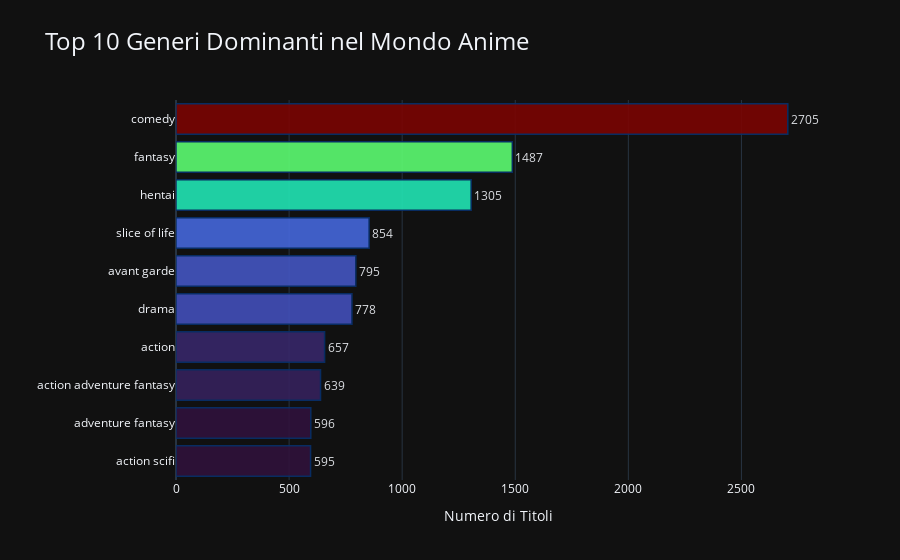

Notebook code cell kept with this figure:
### Markdown cell above
# E per quanto riguarda i generi?
Dopo aver buttato l'occhio sui titoli più famosi non possiamo non interrogarci su quali siano i generi predominanti anche perchè la domanda alla quale vogliamo rispondere è:  
**Gli anime sono cartoni per bambini o trattano anche argomenti per adulti?**

### Code cell
# 1. Pulizia e conteggio rapido con Pandas (molto più veloce del ciclo for)
genre_counts = details_df['genres'].str.split(', ').explode().str.strip("[]'\" ").value_counts().head(10).reset_index()
genre_counts.columns = ['Genere', 'Conteggio']

# 2. Creazione del grafico moderno
plt = px.bar(genre_counts, 
             x='Conteggio', 
             y='Genere', 
             orientation='h',
             color='Conteggio',
             color_continuous_scale='Turbo', # Scala cromatica vibrante e moderna
             text='Conteggio',               # Mostra il numero sulla barra
             title='Top 10 Generi Dominanti nel Mondo Anime',
             template='plotly_dark')

# 3. Tuning estetico
plt.update_layout(
    yaxis={'categoryorder':'total ascending'}, # I più comuni in alto
    xaxis_title="Numero di Titoli",
    yaxis_title="",
    title_font_size=24,
    coloraxis_showscale=False,  # Pulizia: rimuoviamo la barra della legenda colore
    margin=dict(l=100)          # Spazio per i nomi dei generi
)

plt.update_traces(
    textposition='outside', 
    marker_line_color='rgb(8,48,107)', # Bordo sottile per definire le barre
    marker_line_width=1.5, 
    opacity=0.9
)

plt.show()

### Figure 1 — Plotly figure (JSON) as saved in the notebook; plotly's stock layout.template omitted (floating-point values rounded to 4 significant figures)
{"data": [{"hovertemplate": "Conteggio=%{marker.color}<br>Genere=%{y}<extra></extra>", "legendgroup": "", "marker": {"color": [2705, 1487, 1305, 854, 795, 778, 657, 639, 596, 595], "coloraxis": "coloraxis", "line": {"color": "rgb(8,48,107)", "width": 1.5}, "pattern": {"shape": ""}}, "name": "", "opacity": 0.9, "orientation": "h", "showlegend": false, "text": [2705.0, 1487.0, 1305.0, 854.0, 795.0, 778.0, 657.0, 639.0, 596.0, 595.0], "textposition": "outside", "type": "bar", "x": [2705, 1487, 1305, 854, 795, 778, 657, 639, 596, 595], "xaxis": "x", "y": ["comedy", "fantasy", "hentai", "slice of life", "avant garde", "drama", "action", "action adventure fantasy", "adventure fantasy", "action scifi"], "yaxis": "y"}], "layout": {"barmode": "relative", "coloraxis": {"colorbar": {"title": {"text": "Conteggio"}}, "colorscale": [[0, "#30123b"], [0.07143, "#4145ab"], [0.1429, "#4675ed"], [0.2143, "#39a2fc"], [0.2857, "#1bcfd4"], [0.3571, "#24eca6"], [0.4286, "#61fc6c"], [0.5, "#a4fc3b"], [0.5714, "#d1e834"], [0.6429, "#f3c63a"], [0.7143, "#fe9b2d"], [0.7857, "#f36315"], [0.8571, "#d93806"], [0.9286, "#b11901"], [1, "#7a0402"]], "showscale": false}, "legend": {"tracegroupgap": 0}, "margin": {"l": 100}, "title": {"font": {"size": 24}, "text": "Top 10 Generi Dominanti nel Mondo Anime"}, "xaxis": {"anchor": "y", "domain": [0, 1], "title": {"text": "Numero di Titoli"}}, "yaxis": {"anchor": "x", "categoryorder": "total ascending", "domain": [0, 1], "title": {"text": ""}}}}
